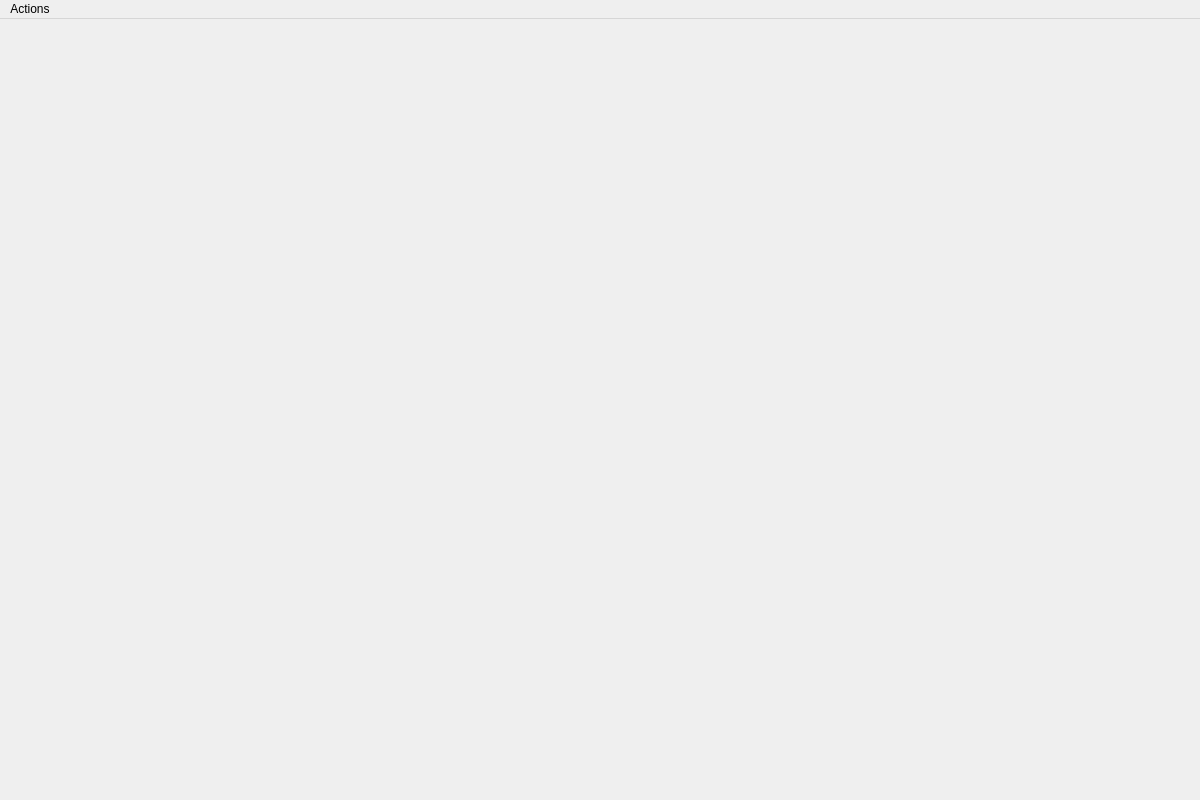
<?xml version="1.0" encoding="UTF-8"?>
<ui version="4.0">
 <class>VMS</class>
 <widget class="QMainWindow" name="VMS">
  <property name="geometry">
   <rect>
    <x>0</x>
    <y>0</y>
    <width>1200</width>
    <height>800</height>
   </rect>
  </property>
  <property name="sizePolicy">
   <sizepolicy hsizetype="Preferred" vsizetype="Preferred">
    <horstretch>0</horstretch>
    <verstretch>0</verstretch>
   </sizepolicy>
  </property>
  <property name="minimumSize">
   <size>
    <width>1200</width>
    <height>800</height>
   </size>
  </property>
  <property name="windowTitle">
   <string notr="true">Video Manager Studio Classic</string>
  </property>
  <widget class="QWidget" name="centralwidget"/>
  <widget class="QMenuBar" name="menubar">
   <property name="geometry">
    <rect>
     <x>0</x>
     <y>0</y>
     <width>1200</width>
     <height>21</height>
    </rect>
   </property>
   <widget class="QMenu" name="menuActions">
    <property name="title">
     <string>Actions</string>
    </property>
    <addaction name="actionOptions"/>
    <addaction name="actionAbout"/>
    <addaction name="actionExit"/>
   </widget>
   <addaction name="menuActions"/>
  </widget>
  <action name="actionOptions">
   <property name="text">
    <string>Options</string>
   </property>
  </action>
  <action name="actionAbout">
   <property name="text">
    <string>About</string>
   </property>
  </action>
  <action name="actionExit">
   <property name="text">
    <string>Exit</string>
   </property>
  </action>
 </widget>
 <resources/>
 <connections/>
</ui>
